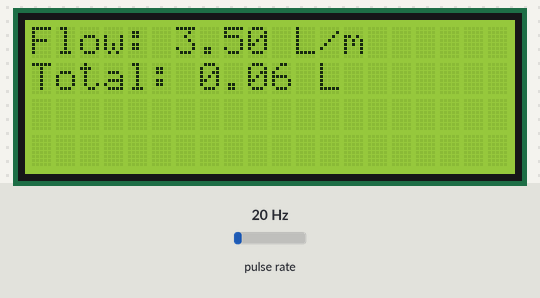
A sketch run on a simulated Arduino Uno, built with avr-gcc and run on an emulated ATmega328P. On the bench: 20×4 character LCD. Wiring (inferred from the names in the program): pulse sensor: data pin 2. The inputs (shaded band) are chosen by the test bench; at power-on: pulse rate 20 Hz. The local clock reads 2024-03-15 10:24:30 at power-on unless the sketch sets it; storage starts empty; what the sketch prints to the serial monitor is not drawn.

Above: at 1.3 s.
1.4 s: pulse rate (sensor on pin 2) set to 4 Hz
At 2.6 s:
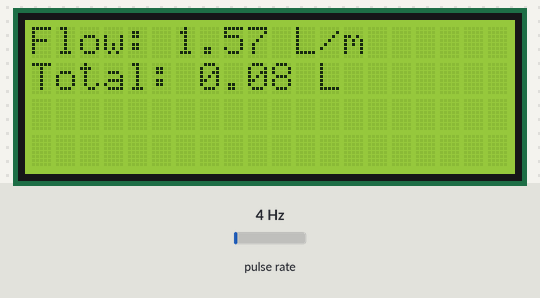
4.4 s: pulse rate (sensor on pin 2) set to 50 Hz
At 5.9 s:
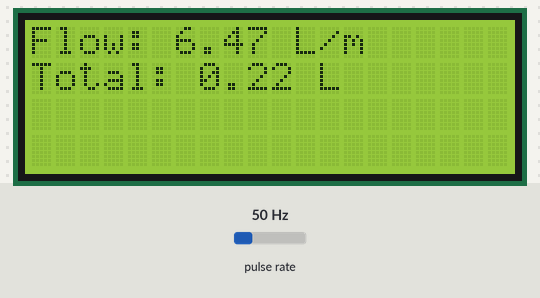
7.4 s: pulse rate (sensor on pin 2) set to 100 Hz
At 8.8 s:
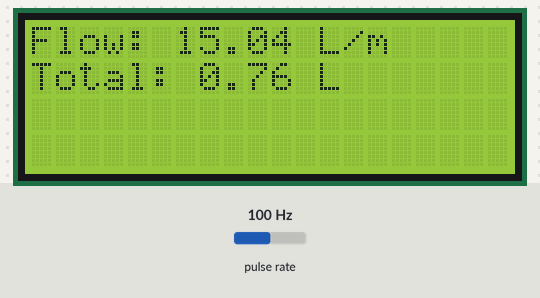
Timing chart, 0 to 10.4 s (numbered marks = the images above; inputs shaded):
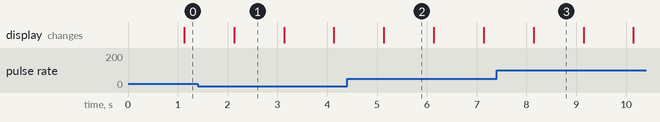

The sketch:

monitoring_flowmeter.ino
```cpp
#include <SD.h>

#include <Wire.h>
#include <LiquidCrystal_I2C.h>
#include <RTClib.h>
#include <SPI.h>


// Inisialisasi LCD I2C
LiquidCrystal_I2C lcd(0x27, 20, 4);

// Inisialisasi RTC DS3231
RTC_DS3231 rtc;

// Konfigurasi Flow Meter
#define FLOW_SENSOR_PIN 2  // Harus menggunakan pin interrupt (D2 atau D3 untuk Uno)
volatile int pulseCount;   // Menyimpan jumlah pulsa dari flow meter
float flowRate;            // Laju aliran (L/min)
float totalVolume = 0;     // Accumulator (total air yang telah mengalir)
unsigned long lastTime;    // Untuk menyimpan waktu terakhir update

// Konfigurasi SD card
#define SD_CS 10  // Sesuaikan dengan pin CS SD card
File dataFile;

// ISR untuk menghitung pulsa dari flow meter
void countPulse() {
  pulseCount++;
}

void setup() {
  Serial.begin(9600);

  // Inisialisasi LCD
  lcd.init();
  lcd.backlight();
  lcd.setCursor(0, 0);
  lcd.print("Flow Meter...");

  // Inisialisasi RTC
  if (!rtc.begin()) {
    Serial.println("RTC tidak terdeteksi!");
    while (1);
  }

  //Inisialisasi SD card
  if (!SD.begin(SD_CS)) {
    Serial.println("SD card gagal!");
    lcd.setCursor(0, 1);
    lcd.print("SD Error!");
    while (1);
  }

  // Konfigurasi flow meter
  pinMode(FLOW_SENSOR_PIN, INPUT_PULLUP);
  attachInterrupt(digitalPinToInterrupt(FLOW_SENSOR_PIN), countPulse, RISING);

  // Reset nilai
  pulseCount = 0;
  lastTime = millis();
  // Pastikan file ada atau buat baru

  // Membuka file di SD card
dataFile = SD.open("flowData.txt", FILE_WRITE);
if (!dataFile) {
  Serial.println("Gagal membuat file!");
} else {
  dataFile.println("Timestamp, Flow Rate (L/min), Total Volume (L)");
  dataFile.close();
}

}

void loop() {
  unsigned long currentTime = millis();
  unsigned long elapsedTime = currentTime - lastTime;
DateTime now = rtc.now();
  if (elapsedTime >= 1000) { // Update setiap 1 detik
    detachInterrupt(digitalPinToInterrupt(FLOW_SENSOR_PIN));

    // Konversi pulsa ke laju aliran (Flow Rate)
    float kFactor = 343; // K-Factor dari flow meter (YF-S201)
    flowRate = (pulseCount / kFactor) * 60.0;

    // Tambahkan ke total volume (Accumulator)
    totalVolume += flowRate / 60.0;  // Karena ini setiap detik

    // Reset counter
    pulseCount = 0;
    lastTime = millis();

    // Tampilkan di Serial Monitor
    Serial.print("Flow Rate: ");
    Serial.print(flowRate);
    Serial.print(" L/min | Total: ");
    Serial.print(totalVolume);
    Serial.println(" L");

    // Tampilkan di LCD
    lcd.clear();
    lcd.setCursor(0, 0);
    lcd.print("Flow: ");
    lcd.print(flowRate);
    lcd.print(" L/m");

    lcd.setCursor(0, 1);
    lcd.print("Total: ");
    lcd.print(totalVolume);
    lcd.print(" L");

    // Pasang kembali interrupt
    attachInterrupt(digitalPinToInterrupt(FLOW_SENSOR_PIN), countPulse, RISING);
  }

  // Simpan ke SD card setiap 10 menit
  static unsigned long lastSaveTime = 0;
  if (millis() - lastSaveTime >= 60000) { // 1 menit = 6.000 ms
    lastSaveTime = millis();

    // Ambil waktu dari RTC
     DateTime now = rtc.now();

    // Simpan data ke SD card
    dataFile = SD.open("flowData.txt", FILE_WRITE);
    if (dataFile) {
      dataFile.print(now.timestamp());
      dataFile.print(", ");
      dataFile.print(flowRate);
      dataFile.print(" L/min, ");
      dataFile.print(totalVolume);
      dataFile.println(" L");
      dataFile.close();
      Serial.println("Data disimpan!");
    } else {
      Serial.println("Gagal menyimpan ke SD!");
    }
  }

}
```

Measured:
- what the display in image 1 shows lasts 1.0 s, from 2.1 s to 3.1 s
